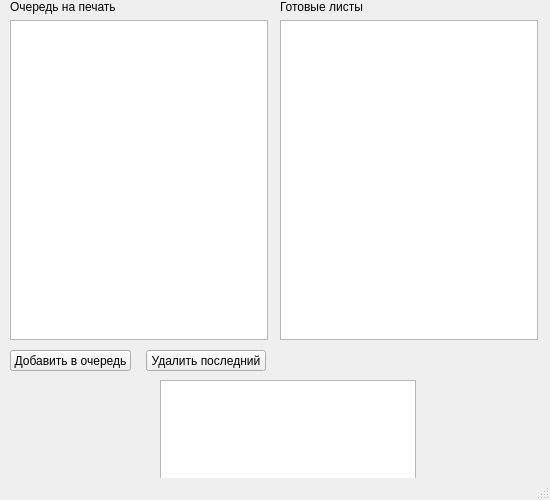
<?xml version="1.0" encoding="UTF-8"?>
<ui version="4.0">
 <class>MainWindow</class>
 <widget class="QMainWindow" name="MainWindow">
  <property name="geometry">
   <rect>
    <x>0</x>
    <y>0</y>
    <width>550</width>
    <height>500</height>
   </rect>
  </property>
  <property name="sizePolicy">
   <sizepolicy hsizetype="Preferred" vsizetype="Preferred">
    <horstretch>0</horstretch>
    <verstretch>0</verstretch>
   </sizepolicy>
  </property>
  <property name="minimumSize">
   <size>
    <width>550</width>
    <height>500</height>
   </size>
  </property>
  <property name="maximumSize">
   <size>
    <width>550</width>
    <height>500</height>
   </size>
  </property>
  <property name="windowTitle">
   <string>Буферизация печати</string>
  </property>
  <widget class="QWidget" name="centralwidget">
   <widget class="QPushButton" name="pushButton">
    <property name="geometry">
     <rect>
      <x>10</x>
      <y>350</y>
      <width>121</width>
      <height>21</height>
     </rect>
    </property>
    <property name="text">
     <string>Добавить в очередь</string>
    </property>
   </widget>
   <widget class="QPushButton" name="pushButton_2">
    <property name="geometry">
     <rect>
      <x>146</x>
      <y>350</y>
      <width>120</width>
      <height>21</height>
     </rect>
    </property>
    <property name="text">
     <string>Удалить последний</string>
    </property>
   </widget>
   <widget class="QListView" name="listView">
    <property name="geometry">
     <rect>
      <x>160</x>
      <y>380</y>
      <width>256</width>
      <height>192</height>
     </rect>
    </property>
   </widget>
   <widget class="QWidget" name="layoutWidget">
    <property name="geometry">
     <rect>
      <x>10</x>
      <y>0</y>
      <width>258</width>
      <height>340</height>
     </rect>
    </property>
    <layout class="QVBoxLayout" name="verticalLayout">
     <item>
      <widget class="QLabel" name="label">
       <property name="text">
        <string>Очередь на печать</string>
       </property>
      </widget>
     </item>
     <item>
      <widget class="QTableView" name="tableView"/>
     </item>
    </layout>
   </widget>
   <widget class="QWidget" name="layoutWidget">
    <property name="geometry">
     <rect>
      <x>280</x>
      <y>0</y>
      <width>258</width>
      <height>340</height>
     </rect>
    </property>
    <layout class="QVBoxLayout" name="verticalLayout_2">
     <item>
      <widget class="QLabel" name="label_2">
       <property name="text">
        <string>Готовые листы</string>
       </property>
      </widget>
     </item>
     <item>
      <widget class="QTableView" name="tableView_2"/>
     </item>
    </layout>
   </widget>
  </widget>
  <widget class="QMenuBar" name="menubar">
   <property name="geometry">
    <rect>
     <x>0</x>
     <y>0</y>
     <width>550</width>
     <height>20</height>
    </rect>
   </property>
  </widget>
  <widget class="QStatusBar" name="statusbar"/>
 </widget>
 <resources/>
 <connections/>
</ui>
